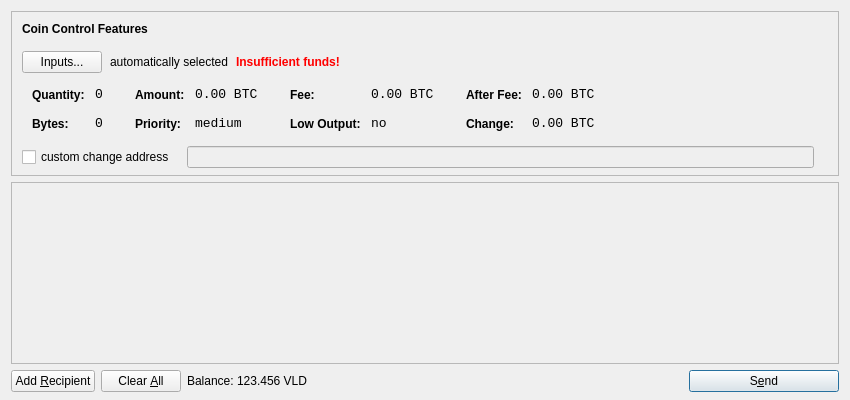
<?xml version="1.0" encoding="UTF-8"?>
<ui version="4.0">
 <class>SendCoinsDialog</class>
 <widget class="QDialog" name="SendCoinsDialog">
  <property name="geometry">
   <rect>
    <x>0</x>
    <y>0</y>
    <width>850</width>
    <height>400</height>
   </rect>
  </property>
  <property name="windowTitle">
   <string>Send Coins</string>
  </property>
  <layout class="QVBoxLayout" name="verticalLayout" stretch="0,1,0">
   <property name="bottomMargin">
    <number>8</number>
   </property>
   <item>
    <widget class="QFrame" name="frameCoinControl">
     <property name="sizePolicy">
      <sizepolicy hsizetype="Expanding" vsizetype="Expanding">
       <horstretch>0</horstretch>
       <verstretch>0</verstretch>
      </sizepolicy>
     </property>
     <property name="maximumSize">
      <size>
       <width>16777215</width>
       <height>16777215</height>
      </size>
     </property>
     <property name="frameShape">
      <enum>QFrame::StyledPanel</enum>
     </property>
     <property name="frameShadow">
      <enum>QFrame::Sunken</enum>
     </property>
     <layout class="QVBoxLayout" name="verticalLayoutCoinControl2">
      <property name="spacing">
       <number>-1</number>
      </property>
      <property name="leftMargin">
       <number>0</number>
      </property>
      <property name="topMargin">
       <number>0</number>
      </property>
      <property name="rightMargin">
       <number>0</number>
      </property>
      <property name="bottomMargin">
       <number>6</number>
      </property>
      <item>
       <layout class="QVBoxLayout" name="verticalLayoutCoinControl" stretch="0,0,0,0,1">
        <property name="spacing">
         <number>0</number>
        </property>
        <property name="leftMargin">
         <number>10</number>
        </property>
        <property name="topMargin">
         <number>10</number>
        </property>
        <item>
         <layout class="QHBoxLayout" name="horizontalLayoutCoinControl1">
          <property name="bottomMargin">
           <number>15</number>
          </property>
          <item>
           <widget class="QLabel" name="labelCoinControlFeatures">
            <property name="sizePolicy">
             <sizepolicy hsizetype="Preferred" vsizetype="Maximum">
              <horstretch>0</horstretch>
              <verstretch>0</verstretch>
             </sizepolicy>
            </property>
            <property name="font">
             <font>
              <weight>75</weight>
              <bold>true</bold>
             </font>
            </property>
            <property name="styleSheet">
             <string notr="true">font-weight:bold;</string>
            </property>
            <property name="text">
             <string>Coin Control Features</string>
            </property>
           </widget>
          </item>
         </layout>
        </item>
        <item>
         <layout class="QHBoxLayout" name="horizontalLayoutCoinControl2" stretch="0,0,0,0">
          <property name="spacing">
           <number>8</number>
          </property>
          <property name="bottomMargin">
           <number>10</number>
          </property>
          <item>
           <widget class="QPushButton" name="pushButtonCoinControl">
            <property name="styleSheet">
             <string notr="true"/>
            </property>
            <property name="text">
             <string>Inputs...</string>
            </property>
           </widget>
          </item>
          <item>
           <widget class="QLabel" name="labelCoinControlAutomaticallySelected">
            <property name="text">
             <string>automatically selected</string>
            </property>
            <property name="margin">
             <number>5</number>
            </property>
           </widget>
          </item>
          <item>
           <widget class="QLabel" name="labelCoinControlInsuffFunds">
            <property name="font">
             <font>
              <weight>75</weight>
              <bold>true</bold>
             </font>
            </property>
            <property name="styleSheet">
             <string notr="true">color:red;font-weight:bold;</string>
            </property>
            <property name="text">
             <string>Insufficient funds!</string>
            </property>
            <property name="margin">
             <number>5</number>
            </property>
           </widget>
          </item>
          <item>
           <spacer name="horizontalSpacerCoinControl">
            <property name="orientation">
             <enum>Qt::Horizontal</enum>
            </property>
            <property name="sizeHint" stdset="0">
             <size>
              <width>40</width>
              <height>1</height>
             </size>
            </property>
           </spacer>
          </item>
         </layout>
        </item>
        <item>
         <widget class="QWidget" name="widgetCoinControl" native="true">
          <property name="sizePolicy">
           <sizepolicy hsizetype="Preferred" vsizetype="Preferred">
            <horstretch>0</horstretch>
            <verstretch>0</verstretch>
           </sizepolicy>
          </property>
          <property name="minimumSize">
           <size>
            <width>0</width>
            <height>0</height>
           </size>
          </property>
          <property name="styleSheet">
           <string notr="true"/>
          </property>
          <layout class="QHBoxLayout" name="horizontalLayoutCoinControl5">
           <property name="margin">
            <number>0</number>
           </property>
           <item>
            <layout class="QHBoxLayout" name="horizontalLayoutCoinControl3" stretch="0,0,0,1">
             <property name="spacing">
              <number>20</number>
             </property>
             <property name="topMargin">
              <number>0</number>
             </property>
             <property name="bottomMargin">
              <number>10</number>
             </property>
             <item>
              <layout class="QFormLayout" name="formLayoutCoinControl1">
               <property name="horizontalSpacing">
                <number>10</number>
               </property>
               <property name="verticalSpacing">
                <number>14</number>
               </property>
               <property name="leftMargin">
                <number>10</number>
               </property>
               <property name="topMargin">
                <number>4</number>
               </property>
               <property name="rightMargin">
                <number>6</number>
               </property>
               <item row="0" column="0">
                <widget class="QLabel" name="labelCoinControlQuantityText">
                 <property name="styleSheet">
                  <string notr="true">font-weight:bold;</string>
                 </property>
                 <property name="text">
                  <string>Quantity:</string>
                 </property>
                 <property name="margin">
                  <number>0</number>
                 </property>
                </widget>
               </item>
               <item row="0" column="1">
                <widget class="QLabel" name="labelCoinControlQuantity">
                 <property name="font">
                  <font>
                   <family>Monospace</family>
                   <pointsize>10</pointsize>
                  </font>
                 </property>
                 <property name="cursor">
                  <cursorShape>IBeamCursor</cursorShape>
                 </property>
                 <property name="contextMenuPolicy">
                  <enum>Qt::ActionsContextMenu</enum>
                 </property>
                 <property name="text">
                  <string notr="true">0</string>
                 </property>
                 <property name="margin">
                  <number>0</number>
                 </property>
                 <property name="textInteractionFlags">
                  <set>Qt::LinksAccessibleByMouse|Qt::TextSelectableByKeyboard|Qt::TextSelectableByMouse</set>
                 </property>
                </widget>
               </item>
               <item row="1" column="0">
                <widget class="QLabel" name="labelCoinControlBytesText">
                 <property name="styleSheet">
                  <string notr="true">font-weight:bold;</string>
                 </property>
                 <property name="text">
                  <string>Bytes:</string>
                 </property>
                </widget>
               </item>
               <item row="1" column="1">
                <widget class="QLabel" name="labelCoinControlBytes">
                 <property name="font">
                  <font>
                   <family>Monospace</family>
                   <pointsize>10</pointsize>
                  </font>
                 </property>
                 <property name="cursor">
                  <cursorShape>IBeamCursor</cursorShape>
                 </property>
                 <property name="contextMenuPolicy">
                  <enum>Qt::ActionsContextMenu</enum>
                 </property>
                 <property name="text">
                  <string notr="true">0</string>
                 </property>
                 <property name="textInteractionFlags">
                  <set>Qt::LinksAccessibleByMouse|Qt::TextSelectableByKeyboard|Qt::TextSelectableByMouse</set>
                 </property>
                </widget>
               </item>
              </layout>
             </item>
             <item>
              <layout class="QFormLayout" name="formLayoutCoinControl2">
               <property name="horizontalSpacing">
                <number>10</number>
               </property>
               <property name="verticalSpacing">
                <number>14</number>
               </property>
               <property name="leftMargin">
                <number>6</number>
               </property>
               <property name="topMargin">
                <number>4</number>
               </property>
               <property name="rightMargin">
                <number>6</number>
               </property>
               <item row="0" column="0">
                <widget class="QLabel" name="labelCoinControlAmountText">
                 <property name="styleSheet">
                  <string notr="true">font-weight:bold;</string>
                 </property>
                 <property name="text">
                  <string>Amount:</string>
                 </property>
                 <property name="margin">
                  <number>0</number>
                 </property>
                </widget>
               </item>
               <item row="0" column="1">
                <widget class="QLabel" name="labelCoinControlAmount">
                 <property name="font">
                  <font>
                   <family>Monospace</family>
                   <pointsize>10</pointsize>
                  </font>
                 </property>
                 <property name="cursor">
                  <cursorShape>IBeamCursor</cursorShape>
                 </property>
                 <property name="contextMenuPolicy">
                  <enum>Qt::ActionsContextMenu</enum>
                 </property>
                 <property name="text">
                  <string notr="true">0.00 BTC</string>
                 </property>
                 <property name="textInteractionFlags">
                  <set>Qt::LinksAccessibleByMouse|Qt::TextSelectableByKeyboard|Qt::TextSelectableByMouse</set>
                 </property>
                </widget>
               </item>
               <item row="1" column="0">
                <widget class="QLabel" name="labelCoinControlPriorityText">
                 <property name="styleSheet">
                  <string notr="true">font-weight:bold;</string>
                 </property>
                 <property name="text">
                  <string>Priority:</string>
                 </property>
                </widget>
               </item>
               <item row="1" column="1">
                <widget class="QLabel" name="labelCoinControlPriority">
                 <property name="font">
                  <font>
                   <family>Monospace</family>
                   <pointsize>10</pointsize>
                  </font>
                 </property>
                 <property name="cursor">
                  <cursorShape>IBeamCursor</cursorShape>
                 </property>
                 <property name="contextMenuPolicy">
                  <enum>Qt::ActionsContextMenu</enum>
                 </property>
                 <property name="text">
                  <string>medium</string>
                 </property>
                 <property name="textInteractionFlags">
                  <set>Qt::LinksAccessibleByMouse|Qt::TextSelectableByKeyboard|Qt::TextSelectableByMouse</set>
                 </property>
                </widget>
               </item>
              </layout>
             </item>
             <item>
              <layout class="QFormLayout" name="formLayoutCoinControl3">
               <property name="horizontalSpacing">
                <number>10</number>
               </property>
               <property name="verticalSpacing">
                <number>14</number>
               </property>
               <property name="leftMargin">
                <number>6</number>
               </property>
               <property name="topMargin">
                <number>4</number>
               </property>
               <property name="rightMargin">
                <number>6</number>
               </property>
               <item row="0" column="0">
                <widget class="QLabel" name="labelCoinControlFeeText">
                 <property name="styleSheet">
                  <string notr="true">font-weight:bold;</string>
                 </property>
                 <property name="text">
                  <string>Fee:</string>
                 </property>
                 <property name="margin">
                  <number>0</number>
                 </property>
                </widget>
               </item>
               <item row="0" column="1">
                <widget class="QLabel" name="labelCoinControlFee">
                 <property name="font">
                  <font>
                   <family>Monospace</family>
                   <pointsize>10</pointsize>
                  </font>
                 </property>
                 <property name="cursor">
                  <cursorShape>IBeamCursor</cursorShape>
                 </property>
                 <property name="contextMenuPolicy">
                  <enum>Qt::ActionsContextMenu</enum>
                 </property>
                 <property name="text">
                  <string notr="true">0.00 BTC</string>
                 </property>
                 <property name="textInteractionFlags">
                  <set>Qt::LinksAccessibleByMouse|Qt::TextSelectableByKeyboard|Qt::TextSelectableByMouse</set>
                 </property>
                </widget>
               </item>
               <item row="1" column="0">
                <widget class="QLabel" name="labelCoinControlLowOutputText">
                 <property name="styleSheet">
                  <string notr="true">font-weight:bold;</string>
                 </property>
                 <property name="text">
                  <string>Low Output:</string>
                 </property>
                </widget>
               </item>
               <item row="1" column="1">
                <widget class="QLabel" name="labelCoinControlLowOutput">
                 <property name="font">
                  <font>
                   <family>Monospace</family>
                   <pointsize>10</pointsize>
                  </font>
                 </property>
                 <property name="cursor">
                  <cursorShape>IBeamCursor</cursorShape>
                 </property>
                 <property name="contextMenuPolicy">
                  <enum>Qt::ActionsContextMenu</enum>
                 </property>
                 <property name="text">
                  <string>no</string>
                 </property>
                 <property name="textInteractionFlags">
                  <set>Qt::LinksAccessibleByMouse|Qt::TextSelectableByKeyboard|Qt::TextSelectableByMouse</set>
                 </property>
                </widget>
               </item>
              </layout>
             </item>
             <item>
              <layout class="QFormLayout" name="formLayoutCoinControl4">
               <property name="horizontalSpacing">
                <number>10</number>
               </property>
               <property name="verticalSpacing">
                <number>14</number>
               </property>
               <property name="leftMargin">
                <number>6</number>
               </property>
               <property name="topMargin">
                <number>4</number>
               </property>
               <property name="rightMargin">
                <number>6</number>
               </property>
               <item row="0" column="0">
                <widget class="QLabel" name="labelCoinControlAfterFeeText">
                 <property name="styleSheet">
                  <string notr="true">font-weight:bold;</string>
                 </property>
                 <property name="text">
                  <string>After Fee:</string>
                 </property>
                 <property name="margin">
                  <number>0</number>
                 </property>
                </widget>
               </item>
               <item row="0" column="1">
                <widget class="QLabel" name="labelCoinControlAfterFee">
                 <property name="font">
                  <font>
                   <family>Monospace</family>
                   <pointsize>10</pointsize>
                  </font>
                 </property>
                 <property name="cursor">
                  <cursorShape>IBeamCursor</cursorShape>
                 </property>
                 <property name="contextMenuPolicy">
                  <enum>Qt::ActionsContextMenu</enum>
                 </property>
                 <property name="text">
                  <string notr="true">0.00 BTC</string>
                 </property>
                 <property name="textInteractionFlags">
                  <set>Qt::LinksAccessibleByMouse|Qt::TextSelectableByKeyboard|Qt::TextSelectableByMouse</set>
                 </property>
                </widget>
               </item>
               <item row="1" column="0">
                <widget class="QLabel" name="labelCoinControlChangeText">
                 <property name="styleSheet">
                  <string notr="true">font-weight:bold;</string>
                 </property>
                 <property name="text">
                  <string>Change:</string>
                 </property>
                </widget>
               </item>
               <item row="1" column="1">
                <widget class="QLabel" name="labelCoinControlChange">
                 <property name="font">
                  <font>
                   <family>Monospace</family>
                   <pointsize>10</pointsize>
                  </font>
                 </property>
                 <property name="cursor">
                  <cursorShape>IBeamCursor</cursorShape>
                 </property>
                 <property name="contextMenuPolicy">
                  <enum>Qt::ActionsContextMenu</enum>
                 </property>
                 <property name="text">
                  <string notr="true">0.00 BTC</string>
                 </property>
                 <property name="textInteractionFlags">
                  <set>Qt::LinksAccessibleByMouse|Qt::TextSelectableByKeyboard|Qt::TextSelectableByMouse</set>
                 </property>
                </widget>
               </item>
              </layout>
             </item>
            </layout>
           </item>
          </layout>
         </widget>
        </item>
        <item>
         <layout class="QHBoxLayout" name="horizontalLayoutCoinControl4" stretch="0,0,0">
          <property name="spacing">
           <number>12</number>
          </property>
          <property name="sizeConstraint">
           <enum>QLayout::SetDefaultConstraint</enum>
          </property>
          <property name="topMargin">
           <number>5</number>
          </property>
          <property name="rightMargin">
           <number>5</number>
          </property>
          <item>
           <widget class="QCheckBox" name="checkBoxCoinControlChange">
            <property name="text">
             <string>custom change address</string>
            </property>
           </widget>
          </item>
          <item>
           <widget class="QLineEdit" name="lineEditCoinControlChange">
            <property name="enabled">
             <bool>false</bool>
            </property>
            <property name="sizePolicy">
             <sizepolicy hsizetype="Expanding" vsizetype="Fixed">
              <horstretch>0</horstretch>
              <verstretch>0</verstretch>
             </sizepolicy>
            </property>
           </widget>
          </item>
          <item>
           <widget class="QLabel" name="labelCoinControlChangeLabel">
            <property name="sizePolicy">
             <sizepolicy hsizetype="Preferred" vsizetype="Expanding">
              <horstretch>0</horstretch>
              <verstretch>0</verstretch>
             </sizepolicy>
            </property>
            <property name="minimumSize">
             <size>
              <width>0</width>
              <height>0</height>
             </size>
            </property>
            <property name="text">
             <string/>
            </property>
            <property name="margin">
             <number>3</number>
            </property>
           </widget>
          </item>
         </layout>
        </item>
        <item>
         <spacer name="verticalSpacerCoinControl">
          <property name="orientation">
           <enum>Qt::Vertical</enum>
          </property>
          <property name="sizeHint" stdset="0">
           <size>
            <width>800</width>
            <height>1</height>
           </size>
          </property>
         </spacer>
        </item>
       </layout>
      </item>
     </layout>
    </widget>
   </item>
   <item>
    <widget class="QScrollArea" name="scrollArea">
     <property name="widgetResizable">
      <bool>true</bool>
     </property>
     <widget class="QWidget" name="scrollAreaWidgetContents">
      <property name="geometry">
       <rect>
        <x>0</x>
        <y>0</y>
        <width>830</width>
        <height>165</height>
       </rect>
      </property>
      <layout class="QVBoxLayout" name="verticalLayout_2">
       <property name="margin">
        <number>0</number>
       </property>
       <item>
        <layout class="QVBoxLayout" name="entries">
         <property name="spacing">
          <number>6</number>
         </property>
        </layout>
       </item>
       <item>
        <spacer name="verticalSpacer">
         <property name="orientation">
          <enum>Qt::Vertical</enum>
         </property>
         <property name="sizeHint" stdset="0">
          <size>
           <width>20</width>
           <height>40</height>
          </size>
         </property>
        </spacer>
       </item>
      </layout>
     </widget>
    </widget>
   </item>
   <item>
    <layout class="QHBoxLayout" name="horizontalLayout">
     <item>
      <widget class="QPushButton" name="addButton">
       <property name="toolTip">
        <string>Send to multiple recipients at once</string>
       </property>
       <property name="text">
        <string>Add &amp;Recipient</string>
       </property>
       <property name="icon">
        <iconset resource="../bitcoin.qrc">
         <normaloff>:/icons/add</normaloff>:/icons/add</iconset>
       </property>
       <property name="autoDefault">
        <bool>false</bool>
       </property>
      </widget>
     </item>
     <item>
      <widget class="QPushButton" name="clearButton">
       <property name="sizePolicy">
        <sizepolicy hsizetype="Minimum" vsizetype="Fixed">
         <horstretch>0</horstretch>
         <verstretch>0</verstretch>
        </sizepolicy>
       </property>
       <property name="toolTip">
        <string>Remove all transaction fields</string>
       </property>
       <property name="text">
        <string>Clear &amp;All</string>
       </property>
       <property name="icon">
        <iconset resource="../bitcoin.qrc">
         <normaloff>:/icons/remove</normaloff>:/icons/remove</iconset>
       </property>
       <property name="autoRepeatDelay">
        <number>300</number>
       </property>
       <property name="autoDefault">
        <bool>false</bool>
       </property>
      </widget>
     </item>
     <item>
      <layout class="QHBoxLayout" name="horizontalLayout_2">
       <property name="spacing">
        <number>3</number>
       </property>
       <item>
        <widget class="QLabel" name="label">
         <property name="text">
          <string>Balance:</string>
         </property>
        </widget>
       </item>
       <item>
        <widget class="QLabel" name="labelBalance">
         <property name="cursor">
          <cursorShape>IBeamCursor</cursorShape>
         </property>
         <property name="text">
          <string>123.456 VLD</string>
         </property>
         <property name="textInteractionFlags">
          <set>Qt::LinksAccessibleByMouse|Qt::TextSelectableByKeyboard|Qt::TextSelectableByMouse</set>
         </property>
        </widget>
       </item>
      </layout>
     </item>
     <item>
      <spacer name="horizontalSpacer">
       <property name="orientation">
        <enum>Qt::Horizontal</enum>
       </property>
       <property name="sizeHint" stdset="0">
        <size>
         <width>40</width>
         <height>20</height>
        </size>
       </property>
      </spacer>
     </item>
     <item>
      <widget class="QPushButton" name="sendButton">
       <property name="minimumSize">
        <size>
         <width>150</width>
         <height>0</height>
        </size>
       </property>
       <property name="toolTip">
        <string>Confirm the send action</string>
       </property>
       <property name="text">
        <string>S&amp;end</string>
       </property>
       <property name="icon">
        <iconset resource="../bitcoin.qrc">
         <normaloff>:/icons/send</normaloff>:/icons/send</iconset>
       </property>
       <property name="default">
        <bool>true</bool>
       </property>
      </widget>
     </item>
    </layout>
   </item>
  </layout>
 </widget>
 <resources>
  <include location="../bitcoin.qrc"/>
 </resources>
 <connections/>
</ui>
